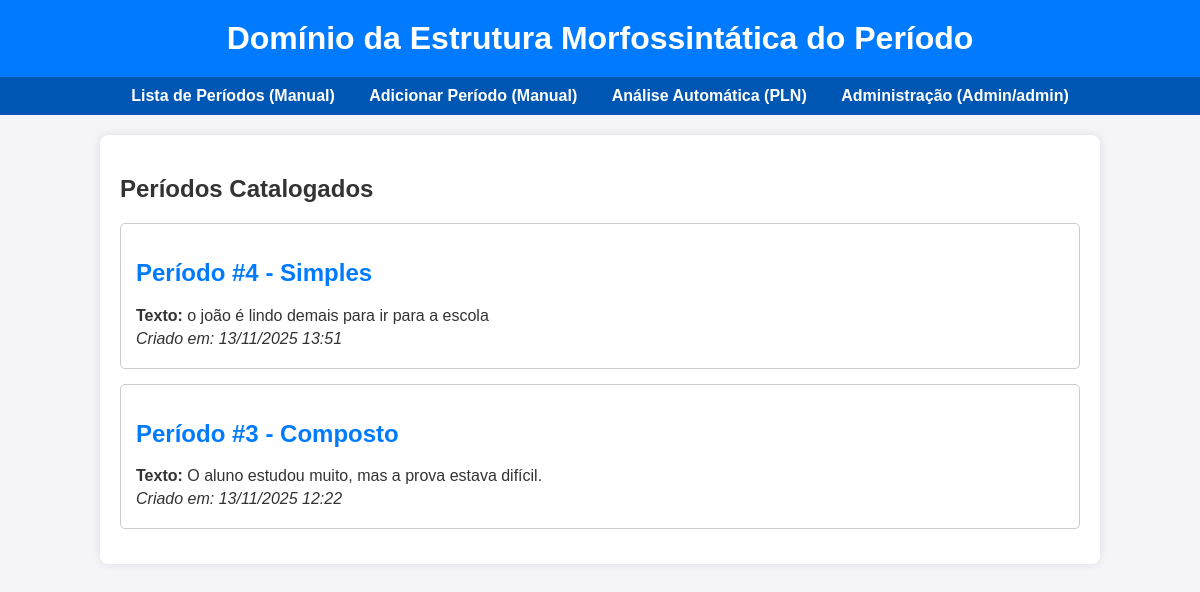
The page / on the database its author committed.
### catalogacao/models.py (models this page shows, shortened)
class Periodo(models.Model):
    texto_original = models.TextField(
        verbose_name="Texto do Período",
        help_text="O período completo a ser analisado."
    )
    tipo_periodo = models.CharField(
        max_length=10,
        choices=[('SIMPLES', 'Simples'), ('COMPOSTO', 'Composto')],
        default='SIMPLES',
        verbose_name="Tipo de Período"
    )
    data_criacao = models.DateTimeField(auto_now_add=True)
    class Meta:
        verbose_name = "Período"
        verbose_name_plural = "Períodos"

### catalogacao/views.py (the view)
# urls.py: path('', views.periodo_list, name='periodo_list'),
def periodo_list(request):
    periodos = Periodo.objects.all().order_by('-data_criacao')
    return render(request, 'catalogacao/periodo_list.html', {'periodos': periodos})

### catalogacao/templates/catalogacao/periodo_list.html (shortened to what this page needs)
{% extends "base.html" %}
{% block content %}
    <h2>Períodos Catalogados</h2>
    {% if periodos %}
        {% for periodo in periodos %}
            <div class="periodo-card">
                <h2><a href="{% url 'periodo_detail' pk=periodo.pk %}">Período #{{ periodo.id }} - {{ periodo.get_tipo_periodo_display }}</a></h2>
                <p><strong>Texto:</strong> {{ periodo.texto_original|truncatechars:100 }}</p>
                <p><em>Criado em: {{ periodo.data_criacao|date:"d/m/Y H:i" }}</em></p>
            </div>
        {% endfor %}
    {% else %}
        <p>Nenhum período catalogado ainda. Use o <a href="{% url 'admin:index' %}">Painel de Administração</a> para adicionar novos períodos.</p>
    {% endif %}
{% endblock %}

### catalogacao/templates/base.html (style rules this page uses)
body { font-family: Arial, sans-serif; margin: 0; padding: 0; background-color: #f4f4f9; color: #333; }
.periodo-card { border: 1px solid #ccc; padding: 15px; margin-bottom: 15px; border-radius: 5px; background-color: #fff; }
.periodo-card h2 a { color: #007bff; text-decoration: none; }
.periodo-card p { margin: 5px 0; }

### rows shown on the page
Periodo: id "4", tipo_periodo "Simples", texto_original "o joão é lindo demais para ir para a escola", data_criacao "13/11/2025 13:51"
Periodo: id "3", tipo_periodo "Composto", texto_original "O aluno estudou muito, mas a prova estava difícil.", data_criacao "13/11/2025 12:22"
